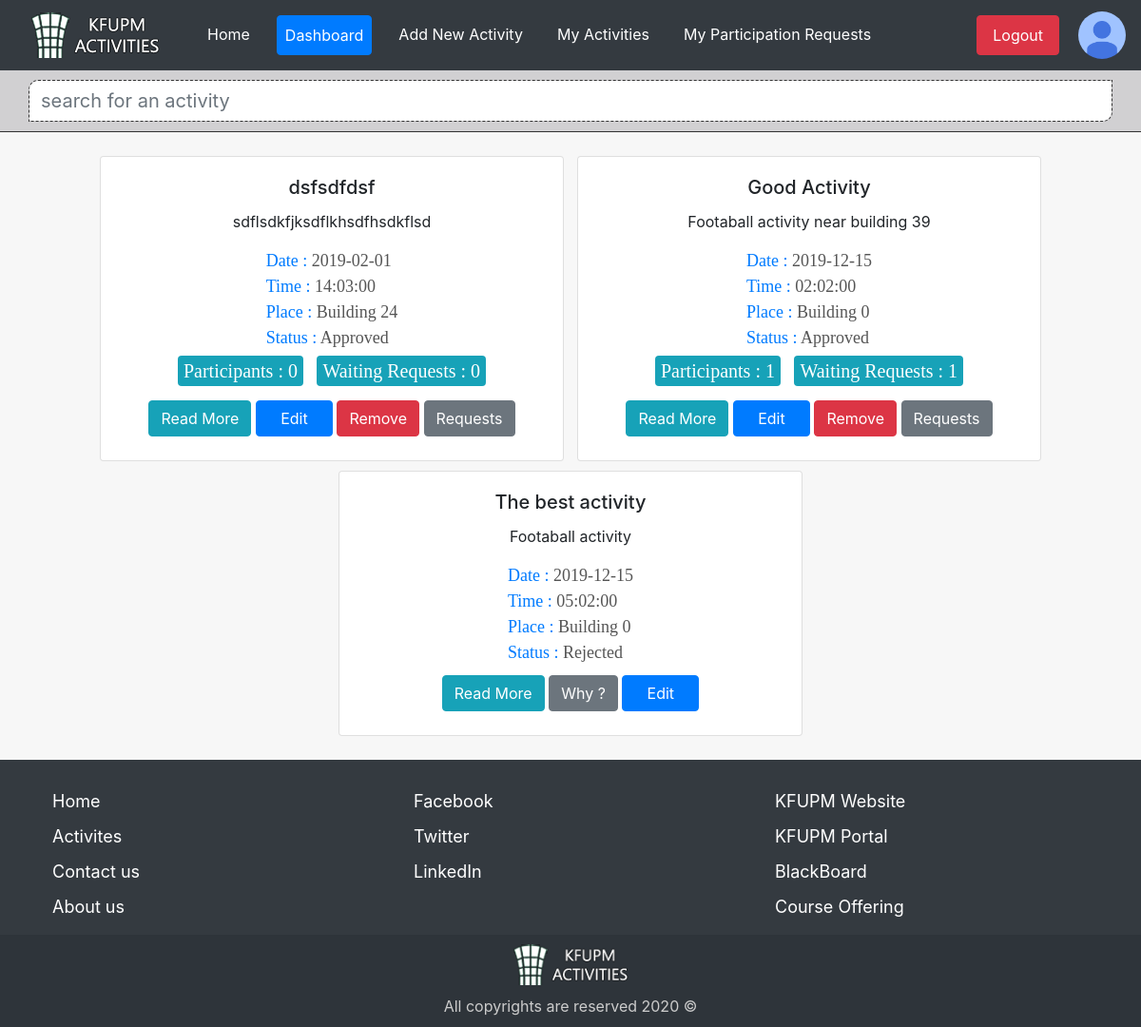
/user/manageMyActivities.php (signed in), run on the app's committed database.
### tables this page shows
CREATE TABLE `activities` (
  `id` int(11) NOT NULL,
  `title` varchar(200) NOT NULL,
  `description` text NOT NULL,
  `date` date NOT NULL,
  `time` time NOT NULL,
  `place` varchar(150) NOT NULL,
  `place_desc` varchar(200) NOT NULL,
  `type` int(11) NOT NULL,
  `rating` int(11) NOT NULL,
  `user_id` int(11) NOT NULL,
  `status` int(11) NOT NULL,
  `creation_date` date NOT NULL
);

### user/manageMyActivities.php (the view, shortened to what this page needs)
<?php
include_once "../page/user_header.php";
include_once "../config.php";
?>
<div class="filterBar">
    <form class="form-group" method="post"><input type="text" class="form-control" placeholder="search for an activity" id="searchBox"></form>
</div>
<div id="activities" >
    <?php
    $user_id = $_SESSION['id'];
    $sql = "SELECT * FROM activities WHERE user_id='$user_id'";
    $query = mysqli_query($connect, $sql);
    while($row = mysqli_fetch_array($query)){
        $activity_id = $row['id'];
        $statusText = "Pending";
        switch($row['status']){
            case 1: $statusText = "Approved";break;
            case 2: $statusText = "Rejected";break;
        }
    ?>
    <div id="activityCard" class="activityCard card col-sm-10 col-lg-5">
        <div class="card-body">
            <h5 class="card-title"><?php echo $row['title'];?></h5>
            <p class="card-text"><?php echo $row['description'];?></p>
            <div class="accessDetails">
                <ul>
                    <span>
                        <li>Date : <span class="value"><?php echo $row['date'];?></span></li>
                        <li>Time : <span class="value"><?php echo $row['time'];?></span></li>
                        <li>Place : <span class="value"><?php $place=strlen($row['place'])>=5?$row['place']:"Building ".$row['place']; echo $place;?></span></li>
                        <li>Status : <span class="value"><?php echo $statusText;?></span></li>
                    </span>
                </ul>
                <?php
        if($row['status'] == 1){
            $sql_requests = "SELECT * FROM participation_requests WHERE activity_id='$activity_id'";
            $query_requests = mysqli_query($connect, $sql_requests);
            if($query_requests){
                $participants = 0;
                $waiting_requests = 0;
                while($row_requests = mysqli_fetch_array($query_requests)){
                    if($row_requests['status'] == 1)
                        $participants++;
                    if($row_requests['status'] == 0)
                        $waiting_requests++;
                }
                ?>
                <div>
                    <span class="badge badge-info">Participants : <?php echo $participants;?></span>
                    <span class="badge badge-info">Waiting Requests : <?php echo $waiting_requests;?></span>
                </div>
                <?php
            }else{
                echo "Error: Requests informatio is not retrieved";
            }
        }
                ?>
            </div>
            <a href="../activityDetails.php?id=<?php echo $row['id'];?>"><button  class="btn btn-info" >Read More</button></a>
            <?php
        if($row['status'] == 1){
            ?>
            <a href="editActivity.php?id=<?php echo $row['id'];?>"><button  class=" btn btn-primary " style="width: 81px">Edit</button></a>
            <button  class="removeActivity btn btn-danger">Remove</button>
            <a href="checkUsersRequests.php?id=<?php echo $row['id'];?>"><button  class=" btn btn-secondary">Requests</button></a>
            <?php
        }else if($row['status'] == 2){
            ?>
            <a><button class="btn btn-secondary rejectionReasonBtn" value="<?php echo $row['id'];?>">Why ?</button></a>
            <a href="editActivity.php?id=<?php echo $row['id'];?>"><button  class=" btn btn-primary " style="width: 81px">Edit</button></a>
            <?php
        }
            ?>
        </div>
    </div>
    <?php
    }
    ?>
</div>
</body>
</html>

### css/style.css (style rules this page uses)
body { background: #F7F7F7; }
footer { bottom: 0; min-height: 150px; width: 100%; padding-top: 20px; text-align: center; }
footer a { text-decoration: none; color: white; }
footer ul { text-align: left; }
footer ul li { font-size: 18px; margin: 10px; }
footer #logo { width: 150px; margin: auto; display: block; vertical-align: top; margin-bottom: 10px; }
.activityCard ul { list-style-type: none; }
.activityCard ul li { font-weight: 500; font-size: 18px; font-family: tahoma; margin: 0px 5px 0px 5px; color: #007bff; }
.activityCard .btn { margin-bottom: 5px; }
#activities { margin-top: 20px; margin-bottom: 20px; padding: 0px 15px; text-align: center; }
#activities .activityCard { display: inline-block; margin: 5px 5px 5px 5px; vertical-align: top; }
.filterBar { padding: 10px 30px 10px 30px; background: #d1d0d2; border-bottom: 1px solid #333; font-size: 20px; }
.filterBar input { font-size: 20px; border: 1px dashed #333; border-radius: 10px 0px 10px 0px; vertical-align: center; }
.filterBar form { margin: 0; }
.accessDetails { margin-bottom: 10px; }
.accessDetails .value { color: #555; }
.accessDetails ul { display: inline-block; margin: auto; padding: 0px; }
.accessDetails ul span { text-align: left; }
.accessDetails span.badge { font-size: 20px; margin: 5px; font-weight: 100 !important; font-family: Tahoma; padding: 6px; }
.badge { margin: 5px; font-size: 24px; }
.footer-bar { background-color: #2e343a; padding: 10px; }

### data on the page
activities: title "dsfsdfdsf", description "sdflsdkfjksdflkhsdfhsdkflsd", date "2019-02-01", time "14:03:00", place "Building 24", status "Approved", participants "0", waiting_requests "0"
activities: title "Good Activity", description "Footaball activity near building 39", date "2019-12-15", time "02:02:00", place "Building 0", status "Approved", participants "1", waiting_requests "1"
activities: title "The best activity", description "Footaball activity", date "2019-12-15", time "05:02:00", place "Building 0", status "Rejected", $row['id'] 5 (drawn)
